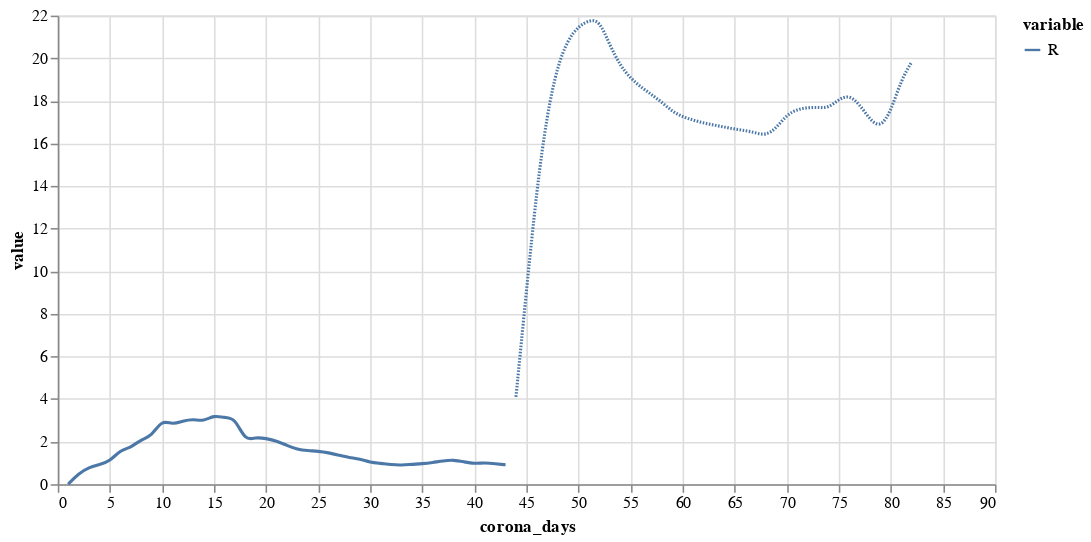

Notebook source saved alongside this figure:
### Code cell
plot_data(df=olg_model.df, countries=p.countries, var_in_multi_line=['R'])

### Figure 1 — Vega-Lite specification as saved in the notebook (floating-point values rounded to 4 significant figures)
{"$schema": "https://vega.github.io/schema/vega-lite/v3.4.0.json", "config": {"mark": {"tooltip": null}, "view": {"height": 300, "width": 400}}, "datasets": {"data-3b586342b218d95aed4eba4c85ca818b": [{"corona_days": 44, "value": 4.104, "variable": "R"}, {"corona_days": 45, "value": 9.072, "variable": "R"}, {"corona_days": 46, "value": 13.86, "variable": "R"}, {"corona_days": 47, "value": 17.42, "variable": "R"}, {"corona_days": 48, "value": 19.67, "variable": "R"}, {"corona_days": 49, "value": 20.88, "variable": "R"}, {"corona_days": 50, "value": 21.5, "variable": "R"}, {"corona_days": 51, "value": 21.77, "variable": "R"}, {"corona_days": 52, "value": 21.8, "variable": "R"}, {"corona_days": 53, "value": 20.62, "variable": "R"}, {"corona_days": 54, "value": 19.67, "variable": "R"}, {"corona_days": 55, "value": 19.06, "variable": "R"}, {"corona_days": 56, "value": 18.65, "variable": "R"}, {"corona_days": 57, "value": 18.3, "variable": "R"}, {"corona_days": 58, "value": 17.94, "variable": "R"}, {"corona_days": 59, "value": 17.5, "variable": "R"}, {"corona_days": 60, "value": 17.25, "variable": "R"}, {"corona_days": 61, "value": 17.09, "variable": "R"}, {"corona_days": 62, "value": 16.96, "variable": "R"}, {"corona_days": 63, "value": 16.86, "variable": "R"}, {"corona_days": 64, "value": 16.77, "variable": "R"}, {"corona_days": 65, "value": 16.68, "variable": "R"}, {"corona_days": 66, "value": 16.61, "variable": "R"}, {"corona_days": 67, "value": 16.5, "variable": "R"}, {"corona_days": 68, "value": 16.37, "variable": "R"}, {"corona_days": 69, "value": 16.72, "variable": "R"}, {"corona_days": 70, "value": 17.34, "variable": "R"}, {"corona_days": 71, "value": 17.6, "variable": "R"}, {"corona_days": 72, "value": 17.68, "variable": "R"}, {"corona_days": 73, "value": 17.69, "variable": "R"}, {"corona_days": 74, "value": 17.66, "variable": "R"}, {"corona_days": 75, "value": 18.08, "variable": "R"}, {"corona_days": 76, "value": 18.27, "variable": "R"}, {"corona_days": 77, "value": 17.83, "variable": "R"}, {"corona_days": 78, "value": 17.1, "variable": "R"}, {"corona_days": 79, "value": 16.73, "variable": "R"}, {"corona_days": 80, "value": 17.5, "variable": "R"}, {"corona_days": 81, "value": 19.0, "variable": "R"}, {"corona_days": 82, "value": 19.82, "variable": "R"}], "data-85b7343fdbd4a2f6830f7e9b0a045ae0": [{"corona_days": 1, "value": 0.000125, "variable": "R"}, {"corona_days": 2, "value": 0.5001, "variable": "R"}, {"corona_days": 3, "value": 0.7935, "variable": "R"}, {"corona_days": 4, "value": 0.9172, "variable": "R"}, {"corona_days": 5, "value": 1.073, "variable": "R"}, {"corona_days": 6, "value": 1.605, "variable": "R"}, {"corona_days": 7, "value": 1.709, "variable": "R"}, {"corona_days": 8, "value": 2.108, "variable": "R"}, {"corona_days": 9, "value": 2.238, "variable": "R"}, {"corona_days": 10, "value": 3.036, "variable": "R"}, {"corona_days": 11, "value": 2.791, "variable": "R"}, {"corona_days": 12, "value": 2.966, "variable": "R"}, {"corona_days": 13, "value": 3.058, "variable": "R"}, {"corona_days": 14, "value": 2.949, "variable": "R"}, {"corona_days": 15, "value": 3.243, "variable": "R"}, {"corona_days": 16, "value": 3.112, "variable": "R"}, {"corona_days": 17, "value": 3.141, "variable": "R"}, {"corona_days": 18, "value": 2.013, "variable": "R"}, {"corona_days": 19, "value": 2.215, "variable": "R"}, {"corona_days": 20, "value": 2.146, "variable": "R"}, {"corona_days": 21, "value": 2.039, "variable": "R"}, {"corona_days": 22, "value": 1.82, "variable": "R"}, {"corona_days": 23, "value": 1.637, "variable": "R"}, {"corona_days": 24, "value": 1.574, "variable": "R"}, {"corona_days": 25, "value": 1.551, "variable": "R"}, {"corona_days": 26, "value": 1.478, "variable": "R"}, {"corona_days": 27, "value": 1.364, "variable": "R"}, {"corona_days": 28, "value": 1.248, "variable": "R"}, {"corona_days": 29, "value": 1.189, "variable": "R"}, {"corona_days": 30, "value": 1.025, "variable": "R"}, {"corona_days": 31, "value": 0.9811, "variable": "R"}, {"corona_days": 32, "value": 0.9171, "variable": "R"}, {"corona_days": 33, "value": 0.8924, "variable": "R"}, {"corona_days": 34, "value": 0.9351, "variable": "R"}, {"corona_days": 35, "value": 0.9607, "variable": "R"}, {"corona_days": 36, "value": 1.019, "variable": "R"}, {"corona_days": 37, "value": 1.1, "variable": "R"}, {"corona_days": 38, "value": 1.143, "variable": "R"}, {"corona_days": 39, "value": 1.053, "variable": "R"}, {"corona_days": 40, "value": 0.9598, "variable": "R"}, {"corona_days": 41, "value": 1.01, "variable": "R"}, {"corona_days": 42, "value": 0.9655, "variable": "R"}, {"corona_days": 43, "value": 0.9107, "variable": "R"}]}, "height": 300, "layer": [{"data": {"name": "data-85b7343fdbd4a2f6830f7e9b0a045ae0"}, "encoding": {"color": {"field": "variable", "type": "nominal"}, "x": {"field": "corona_days", "type": "quantitative"}, "y": {"field": "value", "type": "quantitative"}}, "mark": {"interpolate": "basis", "type": "line"}}, {"data": {"name": "data-3b586342b218d95aed4eba4c85ca818b"}, "encoding": {"color": {"field": "variable", "type": "nominal"}, "x": {"field": "corona_days", "type": "quantitative"}, "y": {"field": "value", "type": "quantitative"}}, "mark": {"interpolate": "basis", "strokeDash": [1, 1], "type": "line"}}], "width": 600}
